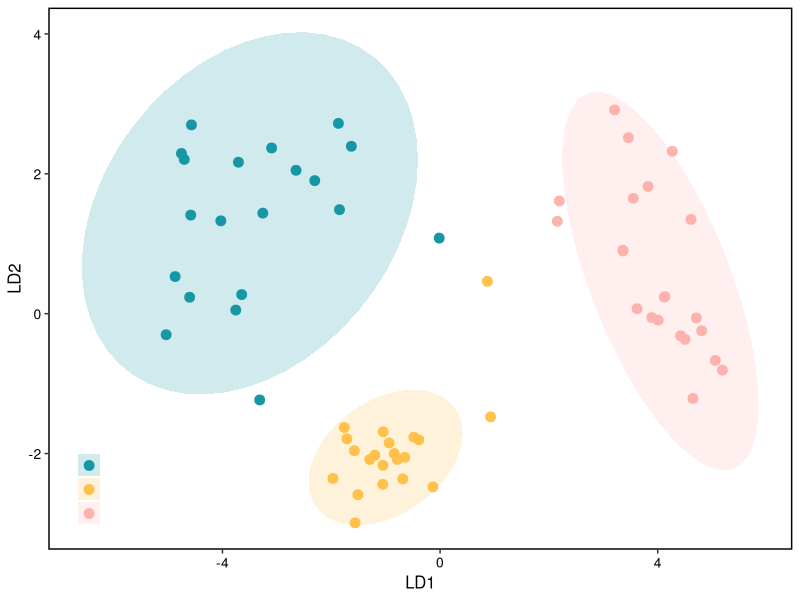

Reproduce this figure in R.

rm(list = ls())

library(MASS)
library(ggplot2)

# -------------------------
# 1. Set working directory and load data
# -------------------------

data <- read.csv(
  file = "data/cell_EV.csv",
  sep = ",",
  header = TRUE,
  check.names = FALSE
)

# -------------------------
# 2. Extract features and class labels
# -------------------------

nx <- 63
feature_data <- data[1:nx, 1:10]
group_label <- data[1:nx, 11]

# Convert class labels to factor
group_label <- as.factor(group_label)

# -------------------------
# 3. Perform linear discriminant analysis
# -------------------------

lda_model <- lda(feature_data, group_label)
print(lda_model)

# -------------------------
# 4. Predict class labels and generate confusion matrix
# -------------------------

prediction_result <- predict(lda_model, feature_data)

print(prediction_result$class)

# The predicted class labels can be used to generate a confusion matrix.
confusion_matrix <- table(group_label, prediction_result$class)
print(confusion_matrix)

# -------------------------
# 5. Project samples onto LDA space
# -------------------------

# Extract the LDA projection matrix
projection_matrix <- lda_model$scaling

# Project class means into the LDA space
projected_means <- lda_model$means %*% projection_matrix

# Calculate the weighted global mean in the LDA space
# The weights are the prior probabilities of each class.
global_projected_mean <- as.vector(lda_model$prior %*% projected_means)

n_samples <- nrow(feature_data)

# Project samples and center them in the LDA space
lda_scores <- as.matrix(feature_data) %*% projection_matrix -
  (rep(1, n_samples) %o% global_projected_mean)

head(lda_scores)

# Convert LDA scores to data frame for plotting
plot_df <- as.data.frame(lda_scores)
plot_df$Group <- group_label

# -------------------------
# 6. Plot LDA results
# -------------------------

p <- ggplot(plot_df, aes(x = LD1, y = LD2, color = Group)) +
  geom_point(size = 3) +
  stat_ellipse(
    aes(fill = Group),
    geom = "polygon",
    level = 0.95,
    alpha = 0.2,
    color = NA
  ) +
  scale_color_manual(
    values = c("#1597A5", "#FFC24B", "#FEB3AE")
  ) +
  scale_fill_manual(
    values = c("#1597A5", "#FFC24B", "#FEB3AE")
  ) +
  labs(
    x = "LD1",
    y = "LD2"
  ) +
  theme_test() +
  theme(
    panel.border = element_rect(
      color = "black",
      linewidth = 1,
      fill = NA
    ),
    text = element_text(size = 12, face = "plain", color = "black"),
    axis.title = element_text(size = 12, face = "plain", color = "black"),
    axis.text = element_text(size = 10, face = "plain", color = "black"),
    legend.title = element_text(size = 0, face = "plain", color = "black"),
    legend.text = element_text(size = 0, face = "plain", color = "black"),
    legend.background = element_blank(),
    legend.position = c(0.06, 0.12)
  )

print(p)

# -------------------------
# 7. Save the LDA plot
# -------------------------

ggsave(
  filename = "LDA_cell_visualization.tiff",
  plot = p,
  width = 5,
  height = 4,
  units = "in",
  dpi = 300
)
